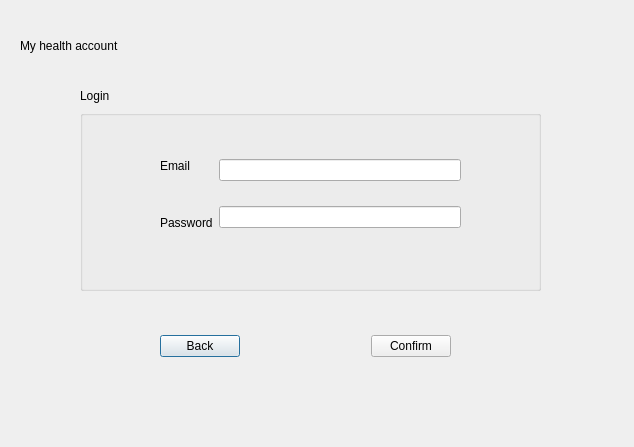
<?xml version="1.0" encoding="UTF-8"?>
<ui version="4.0">
 <class>Login</class>
 <widget class="QDialog" name="Login">
  <property name="geometry">
   <rect>
    <x>0</x>
    <y>0</y>
    <width>634</width>
    <height>447</height>
   </rect>
  </property>
  <property name="windowTitle">
   <string>Dialog</string>
  </property>
  <widget class="QLabel" name="label_6">
   <property name="geometry">
    <rect>
     <x>20</x>
     <y>30</y>
     <width>201</width>
     <height>31</height>
    </rect>
   </property>
   <property name="styleSheet">
    <string notr="true">font: 24pt &quot;.AppleSystemUIFont&quot;;</string>
   </property>
   <property name="text">
    <string>My health account </string>
   </property>
  </widget>
  <widget class="QWidget" name="layoutWidget_2">
   <property name="geometry">
    <rect>
     <x>160</x>
     <y>330</y>
     <width>291</width>
     <height>32</height>
    </rect>
   </property>
   <layout class="QHBoxLayout" name="horizontalLayout_2">
    <item>
     <widget class="QPushButton" name="pushButtonBack">
      <property name="text">
       <string>Back</string>
      </property>
     </widget>
    </item>
    <item>
     <spacer name="horizontalSpacer">
      <property name="orientation">
       <enum>Qt::Horizontal</enum>
      </property>
      <property name="sizeHint" stdset="0">
       <size>
        <width>98</width>
        <height>20</height>
       </size>
      </property>
     </spacer>
    </item>
    <item>
     <widget class="QPushButton" name="pushButtonConfirm">
      <property name="text">
       <string>Confirm</string>
      </property>
     </widget>
    </item>
   </layout>
  </widget>
  <widget class="QGroupBox" name="groupBox">
   <property name="geometry">
    <rect>
     <x>80</x>
     <y>110</y>
     <width>461</width>
     <height>181</height>
    </rect>
   </property>
   <property name="title">
    <string/>
   </property>
   <widget class="QWidget" name="layoutWidget">
    <property name="geometry">
     <rect>
      <x>80</x>
      <y>30</y>
      <width>301</width>
      <height>108</height>
     </rect>
    </property>
    <layout class="QHBoxLayout" name="horizontalLayout">
     <item>
      <layout class="QVBoxLayout" name="verticalLayout">
       <item>
        <widget class="QLabel" name="label_3">
         <property name="text">
          <string>Email</string>
         </property>
        </widget>
       </item>
       <item>
        <widget class="QLabel" name="label_4">
         <property name="text">
          <string>Password</string>
         </property>
        </widget>
       </item>
      </layout>
     </item>
     <item>
      <layout class="QVBoxLayout" name="verticalLayout_2">
       <item>
        <widget class="QLineEdit" name="lineEditEmail"/>
       </item>
       <item>
        <widget class="QLineEdit" name="lineEditPassword"/>
       </item>
      </layout>
     </item>
    </layout>
   </widget>
  </widget>
  <widget class="QLabel" name="label_7">
   <property name="geometry">
    <rect>
     <x>80</x>
     <y>80</y>
     <width>201</width>
     <height>31</height>
    </rect>
   </property>
   <property name="styleSheet">
    <string notr="true">font: 18pt &quot;.AppleSystemUIFont&quot;;</string>
   </property>
   <property name="text">
    <string>Login</string>
   </property>
  </widget>
 </widget>
 <resources/>
 <connections/>
</ui>
